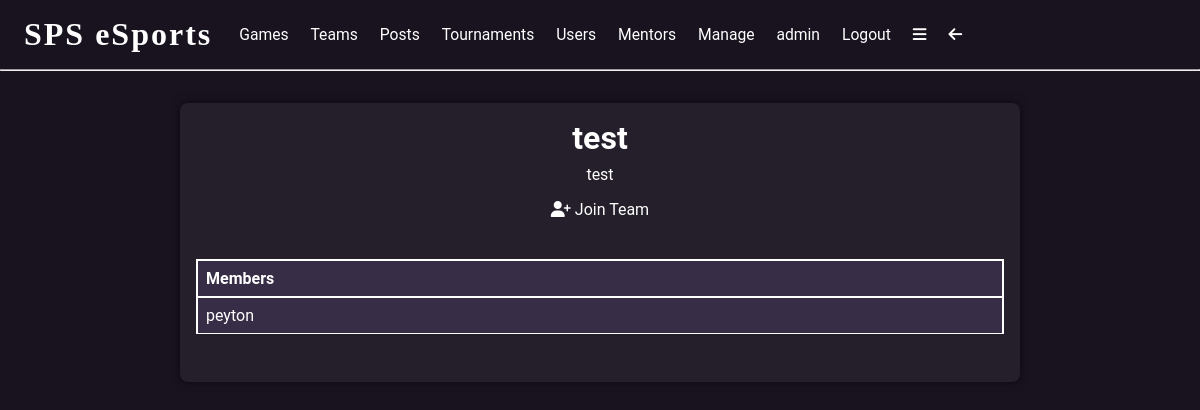
The app's page /team/1 (signed in) with its own data.
### app/models.py (models this page shows, shortened)
class User(UserMixin, db.Model):
    user_id = db.Column(db.Integer, primary_key=True)
    username = db.Column(db.String(64), index=True, unique=True)
    email = db.Column(db.String(120), index=True, unique=True)
    password_hash = db.Column(db.String(128))
    bio = db.Column(db.String(500))
    pfp = db.Column(db.String(500))
    pronouns = db.Column(db.String(50))
    admin = db.Column(db.Boolean, default=False)
    team_admin = db.relationship('Teams', back_populates='team_admin')
    team_users = db.relationship('TeamUsers', back_populates='user')
    posts = db.relationship('Posts', back_populates='user')
    likes = db.relationship('Likes', back_populates='user')
    comments = db.relationship('Comments', back_populates='user')
    tournament_users = db.relationship('TournamentUsers', back_populates='user')
    match_users = db.relationship('MatchUsers', back_populates='user')
    ment_applications = db.relationship('MentApplications', back_populates='user')
    tournament_admin = db.relationship('Tournaments', backref='user', foreign_keys='Tournaments.admin_id')
    tournament_winner = db.relationship('Tournaments', foreign_keys='Tournaments.winner_id')
    following = db.relationship('Following', backref='user', foreign_keys='Following.user_id')
    followed = db.relationship('Following', foreign_keys='Following.following_id')
    mentor = db.relationship('Mentor', backref='mentor', foreign_keys='Mentor.mentor_id')
    mentee = db.relationship('Mentor', foreign_keys='Mentor.mentee_id')
    '''def set_password(self, password):
        self.password_hash = generate_password_hash(password)

    def check_password(self, password):
        return check_password_hash(self.password_hash, password)'''
    '''def set_password(self, password):
        salt = bc.gensalt()
        # convert password to bytes
        password = password.encode('utf-8')
        self.password_hash = bc.hashpw(password=password, salt=salt)

    def check_password(self, password):
        password = password.encode('utf-8')
        return bc.checkpw(password=password, hashed_password=self.password_hash)'''
    def set_password(self, password):
        self.password_hash = argon2.hash(password)
    def check_password(self, password):
        return argon2.verify(password, self.password_hash)

class Teams(db.Model):
    team_id = db.Column(db.Integer, primary_key=True)
    team_name = db.Column(db.String(64), index=True, unique=True)
    team_description = db.Column(db.String(500))
    admin_id = db.Column(db.Integer, db.ForeignKey('user.user_id'))
    official = db.Column(db.Boolean, default=False)
    team_admin = db.relationship('User', back_populates='team_admin')
    team_users = db.relationship('TeamUsers', back_populates='team')
    practises = db.relationship('Practises', back_populates='team')

### app/routes.py (the view)
@app.route('/team/<team_id>', methods=['GET', 'POST'])
@login_required
def team(team_id):
    in_team = TeamUsers.query.filter_by(user_id=current_user.user_id, team_id=team_id).first()
    team = Teams.query.filter_by(team_id=team_id).first_or_404()
    team_users = TeamUsers.query.filter_by(team_id=team_id).all()
    users = []
    for user in team_users:
        users.append(User.query.filter_by(user_id=user.user_id).first())
    print(team.admin_id)
    print(current_user.user_id)
    if current_user.user_id == team.admin_id:
        admin = True
    else:
        admin = False
    return render_template('team.html', title=team.team_name, team=team, users=users, in_team=in_team, admin=admin)

### app/models.py (called while the page is built)
@login.user_loader
def load_user(id):
    return User.query.get(int(id))

### app/templates/team.html (shortened to what this page needs)
{% extends 'base.html' %}
{% block content %}
<div class="centre">
    <div class="gen-container">
        <h1>{{team.team_name}}</h1>
        <p>{{team.team_description}}</p>
        {% if in_team %}
            <a href="{{url_for('join_team', team_id=team.team_id)}}"><i class="fa-solid fa-user-minus"></i>  Leave Team</a>
        {% else %}
            <a href="{{url_for('join_team', team_id=team.team_id)}}"><i class="fa-solid fa-user-plus"></i>  Join Team</a>
        {% endif %}
        <div class="info-table">
            <table>
                <tr>
                    <th>Members</th>
                </tr>
                {% for user in users %}
                <tr>
                    <td>{{user.username}}</td>
                </tr>
                {% endfor %}
            </table>
        </div>
    </div>
</div>
{% endblock %}

### app/templates/base.html (shortened to what this page needs)
<!DOCTYPE html>
<html lang="en">
<head>
    <link rel="stylesheet" href="{{url_for('static', filename='css/styles.css')}}">
</head>
<body>
<div class="header">
    <h1 onclick="window.location.href='{{url_for('index')}}'">SPS eSports</h1>
    {% if current_user.is_authenticated %}
    <a href="{{url_for('search_games')}}">Games</a>
    <a href="{{url_for('search_teams')}}">Teams</a>
    <a href="{{url_for('search_posts')}}">Posts</a>
    <a href="{{url_for('search_tournaments')}}">Tournaments</a>
    <a href="{{url_for('search_users')}}">Users</a>
    <a href="{{url_for('search_mentors')}}">Mentors</a>
    {% if current_user.admin %}
    <a href="{{url_for('manage')}}">Manage</a>
    {% endif %}
    <a href="{{url_for('user', username=current_user.username)}}">{{current_user.username}}</a>
    <a href="{{url_for('logout')}}">Logout</a>
    <a href="javascript:showNavBar()"><i class="fa-solid fa-bars"></i></a>
    <a href="javascript:window.history.back();"><i class="fa-solid fa-arrow-left"></i></a>
    {% else %}
        <a href="{{url_for('login')}}">Login</a>
        <a href="{{url_for('register')}}">Register</a>
    {% endif %}
</div>
<hr>
{% block content %} {% endblock %}
</body>
</html>

### app/static/css/styles.css (style rules this page uses)
* { margin: 0; padding: 0; box-sizing: border-box; scroll-behavior: smooth; scrollbar-width: thin; scrollbar-color: white var(--bg); }
body { background: var(--bg); color: white; }
:root { --accent: #9a52ff; --bg: #18131f; --bg2: #372d47; --lightbg: rgba(255,255,255,0.05); }
.header { display:flex; align-items: center; padding: 1em 0.5em; }
.header a { padding: 0em 0.7em; font-family: 'Roboto'; font-size: 0.98em; text-decoration: none; transition: 0.5s; position: relative; transition: 0.3s; color: white; }
.header a::before { content: ''; position: absolute; width: 100%; height: 2px; left: 0; bottom: -2px; background-color: var(--accent); transform-origin: right; transform: scaleX(0); transition: transform 0.3s; }
.header h1 { box-shadow: inset 0 0 0 0 var(--bg); font-family: 'Square Game'; letter-spacing: 2px; padding: 0 0.5em; position: relative; transition: color 0.3s ease-in-out, box-shadow 0.3s ease-in-out; }
h1 { font-family: 'Roboto'; font-size: 2em; }
.centre h1 { text-align: center; }
p { font-family: 'Roboto'; font-size: 1em; padding: 0.5em 0; }
a { color: white; text-decoration: none; transition: 0.5s; padding: 0.5em 0; position: relative; font-family: 'Roboto'; }
a::before { content: ''; position: absolute; width: 100%; height: 2px; left: 0; bottom: 4px; background-color: var(--accent); transform-origin: right; transform: scaleX(0); transition: transform 0.3s; }
.centre { display: flex; flex-flow: row wrap; align-items: center; justify-content: center; width: 100%; margin: 1em 0; }
.info-table { display: flex; flex-flow: column wrap; align-items: center; justify-content: center; width: 100%; margin: 1em 0; font-family: 'Roboto'; }
.info-table table { width: 100%; border-collapse: collapse; margin: 1em 0; text-align: left; }
.info-table th { padding: 0.5em; border: 2px solid white; background-color: var(--bg2); }
.info-table td { padding: 0.5em; border: 1px solid white; border-right: 2px solid white; border-left: 2px solid white; background-color: var(--bg2); }
.gen-container { display: flex; flex-flow: column wrap; align-items: center; justify-content: center; width: 70%; margin: 1em 0; font-family: 'Roboto'; background-color: var(--lightbg); padding: 1em; border-radius: 0.5em; box-shadow: 0 0 10px 0 rgba(0,0,0,0.5); }

### records on screen
User: username "admin"
Teams: team_name "test", team_description "test"
User: username "peyton"
